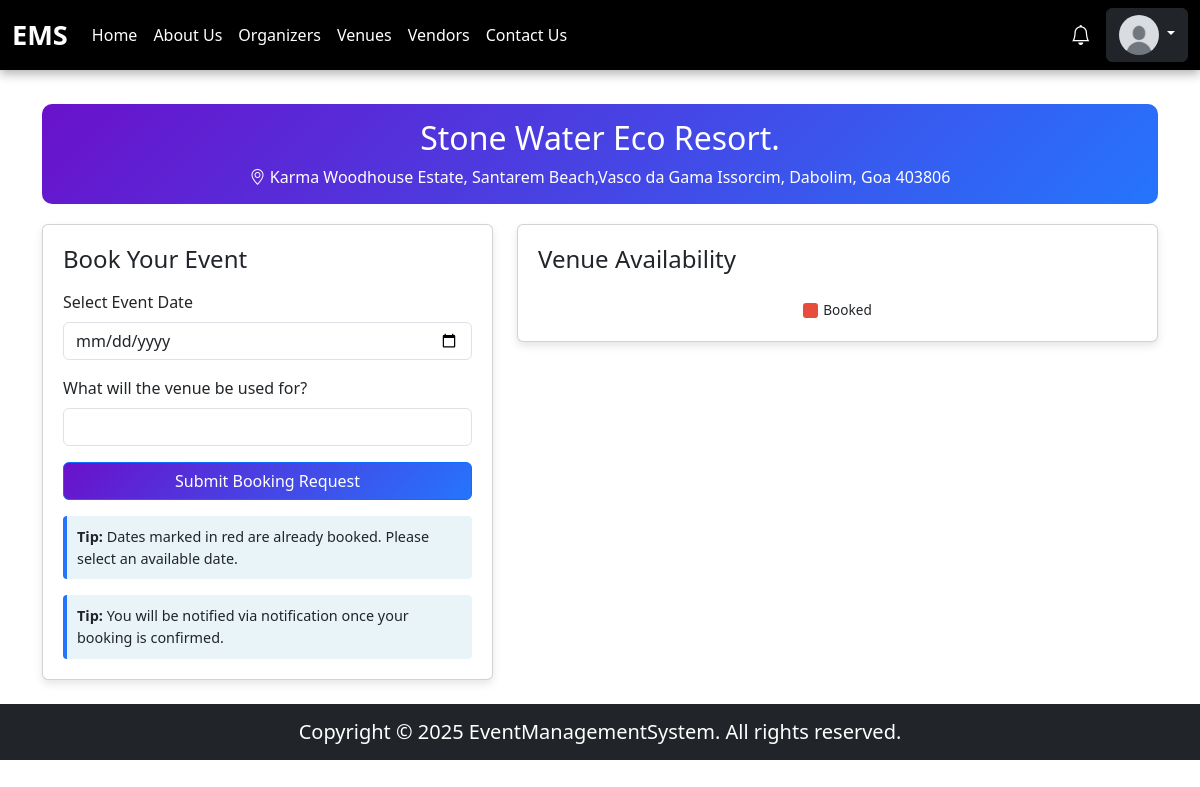
/pages/venue/venueBooking.php?venueId=3 (signed in), run on the app's committed database.
### tables this page shows
CREATE TABLE `users` (
  `id` int(11) NOT NULL,
  `username` varchar(255) NOT NULL,
  `email` varchar(255) NOT NULL,
  `phone` varchar(20) NOT NULL,
  `password` varchar(255) NOT NULL,
  `location` varchar(255) NOT NULL,
  `role` enum('user','organizer','vendor','venue_owner') NOT NULL,
  `profile_picture` varchar(255) DEFAULT NULL,
  `created_at` timestamp NOT NULL DEFAULT current_timestamp()
);

CREATE TABLE `venues` (
  `id` int(11) NOT NULL,
  `owner_id` int(11) NOT NULL,
  `name` varchar(255) NOT NULL,
  `location` varchar(255) NOT NULL,
  `capacity` int(11) NOT NULL,
  `price_per_day` decimal(10,2) NOT NULL,
  `description` text DEFAULT NULL,
  `thumbnail` varchar(255) DEFAULT NULL,
  `manager_name` varchar(255) DEFAULT NULL,
  `manager_email` varchar(255) DEFAULT NULL,
  `manager_phone` varchar(20) DEFAULT NULL,
  `status` enum('pending','approved','rejected') DEFAULT 'pending',
  `created_at` timestamp NOT NULL DEFAULT current_timestamp(),
  `venue_used_for` varchar(255) NOT NULL
);

### pages/venue/venueBooking.php (the view, shortened to what this page needs)
<?php
include("../../database/databaseConnection.php");
$venueId = $_GET['venueId'] ?? null;
$query = $conn->prepare("SELECT * FROM venues WHERE id = ?");
$query->bind_param("i", $venueId);
$query->execute();
$result = $query->get_result();
$venue = $result->fetch_assoc();
?>
<!DOCTYPE html>
<html lang="en">
<head>
    <link rel="stylesheet" href="https://cdn.jsdelivr.net/npm/bootstrap@5.3.0/dist/css/bootstrap.min.css">
    <link rel="stylesheet" href="../../public/styles/style.css">
    <link rel="stylesheet" href="../../public/styles/venueBooking.css">
    <link rel="stylesheet" href="https://cdn.jsdelivr.net/npm/fullcalendar@5.11.3/main.min.css">
</head>
<body>
<?php include("../../components/header.php"); ?>
<div class="container my-4">
    <div class="venue-header">
        <h2><?php echo htmlspecialchars($venue['name']); ?></h2>
        <p class="mb-0"><i class="bi bi-geo-alt"></i> <?php echo htmlspecialchars($venue['location']); ?></p>
    </div>
    <div class="row g-4">
        <div class="col-md-5">
            <div class="card h-100">
                <h4 class="mb-3">Book Your Event</h4>
                <form method="POST">
                    <div class="mb-3">
                        <label for="event_date" class="form-label">Select Event Date</label>
                        <input type="date" class="form-control" id="event_date" name="event_date" required>
                    </div>
                    <div class="mb-3">
                        <label for="event_purpose" class="form-label">What will the venue be used for?</label>
                        <input type="text" class="form-control" name="event_purpose" required>
                    </div>
                    <button type="submit" class="btn btn-primary w-100">Submit Booking Request</button>
                </form>
                <div class="booking-tip mt-3">
                    <strong>Tip:</strong> Dates marked in red are already booked. Please select an available date. <br>
                </div>
                <div class="booking-tip mt-3">
                    <strong>Tip:</strong>  You will be notified via notification once your booking is confirmed.
                </div>
            </div>
        </div>
        <div class="col-md-7">
            <div class="card">
                <h4 class="mb-3">Venue Availability</h4>
                <div class="date-legend">
                    <div class="legend-item">
                        <div class="legend-color" style="background-color: #e74c3c;"></div>
                        <span>Booked</span>
                    </div>
                </div>
            </div>
        </div>
    </div>
</div>
<?php include("../../components/footer.php"); ?>
</body>
</html>

### components/header.php (shortened to what this page needs)
<?php
include(__DIR__ . "/../database/databaseConnection.php");
$profilePic = "/EventManagementSystem/uploads/profilePics/default.png";
if (isset($_SESSION['user_id'])) {
    $user_id = $_SESSION['user_id'];
    $query = "SELECT profile_picture, role FROM users WHERE id = ?";
    $stmt = mysqli_prepare($conn, $query);
    mysqli_stmt_bind_param($stmt, "i", $user_id);
    mysqli_stmt_execute($stmt);
    $result = mysqli_stmt_get_result($stmt);
    if ($row = mysqli_fetch_assoc($result)) {
        if (!empty($row['profile_picture'])) {
            $profilePic = $row['profile_picture'];
        }
    }
}
?>
<!DOCTYPE html>
<html lang="en">
<head>
    <link href="https://cdn.jsdelivr.net/npm/bootstrap@5.3.0/dist/css/bootstrap.min.css" rel="stylesheet">
    <link rel="stylesheet" href="https://cdn.jsdelivr.net/npm/bootstrap-icons/font/bootstrap-icons.css">
</head>
<body>
<nav class="navbar navbar-expand-lg navbar-dark">
    <div class="container-fluid">
        <a class="navbar-brand" href="/EventManagementSystem/">EMS</a>
        <div class="collapse navbar-collapse" id="navbarNav">
            <ul class="navbar-nav me-auto">
                <li class="nav-item"><a class="nav-link" href="/EventManagementSystem/">Home</a></li>
                <li class="nav-item"><a class="nav-link" href="/EventManagementSystem/pages/aboutus.php">About Us</a></li>
                <li class="nav-item"><a class="nav-link" href="/EventManagementSystem/pages/organizers/organizers.php">Organizers</a></li>
                <li class="nav-item"><a class="nav-link" href="/EventManagementSystem/pages/venue/venues.php">Venues</a></li>
                <li class="nav-item"><a class="nav-link" href="/EventManagementSystem/pages/vendors/vendors.php">Vendors</a></li>
                <li class="nav-item"><a class="nav-link" href="/EventManagementSystem/pages/contactUs.php">Contact Us</a></li>
            </ul>
            <?php if (!isset($_SESSION['user_id'])): ?>
                <div class="d-flex">
                    <a href="/EventManagementSystem/pages/login.php" class="btn btn-outline-light me-2">Login</a>
                    <a href="/EventManagementSystem/pages/register.php" class="btn btn-warning">Register</a>
                </div>
            <?php else: ?>
                <div class="d-flex align-items-center">
                    <a href="/EventManagementSystem/pages/notifications.php" class="notification-icon">
                        <i class="bi bi-bell"></i>
                    </a>
                    <div class="dropdown">
                        <button class="btn btn-dark dropdown-toggle" type="button" data-bs-toggle="dropdown" aria-expanded="false">
                            <img src="<?php echo htmlspecialchars($profilePic, ENT_QUOTES, 'UTF-8'); ?>" alt="Profile Picture" class="profile-pic">
                        </button>
                    </div>
                </div>
            <?php endif; ?>
        </div>
    </div>
</nav>
</body>
</html>

### public/styles/style.css (style rules this page uses)
html, body { height: 100%; display: flex; flex-direction: column; }

### public/styles/venueBooking.css (style rules this page uses)
body { background-color: #f8f9fa; padding-bottom: 60px; font-family: 'Segoe UI', Tahoma, Geneva, Verdana, sans-serif; }
.container { max-width: 1100px; }
.card { box-shadow: 0 4px 8px rgba(0, 0, 0, 0.1); border-radius: 10px; padding: 20px; background-color: white; border: none; }
.venue-header { background: linear-gradient(135deg, #6a11cb 0%, #2575fc 100%); color: white; padding: 15px; border-radius: 10px; margin-bottom: 20px; text-align: center; }
.btn-primary { background: linear-gradient(135deg, #6a11cb 0%, #2575fc 100%); border: none; padding: 10px; }
.booking-tip { background-color: #e8f4f8; border-left: 4px solid #2575fc; padding: 10px; margin-top: 15px; border-radius: 4px; font-size: 0.9rem; }
.date-legend { display: flex; justify-content: center; margin-top: 10px; gap: 20px; }
.legend-item { display: flex; align-items: center; font-size: 0.85rem; }
.legend-color { width: 15px; height: 15px; border-radius: 3px; margin-right: 5px; }

### components/header.php (style rules this page uses)
.navbar { position: fixed; top: 0; width: 100%; z-index: 1000; background: #000; box-shadow: 0 4px 10px rgba(0, 0, 0, 0.3); }
.navbar-brand { font-size: 1.7rem; font-weight: bold; color: white; }
.navbar-nav .nav-link { color: white; }
.profile-pic { width: 40px; height: 40px; border-radius: 50%; }
.notification-icon { position: relative; display: inline-block; color: white; font-size: 20px; margin-right: 15px; cursor: pointer; }

### data on the page
users: profile_picture (placeholder picture)
venues: name "Stone Water Eco Resort.", location "Karma Woodhouse Estate, Santarem Beach,Vasco da Gama Issorcim, Dabolim, Goa 403806"
